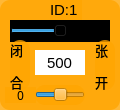
    <widget class="QWidget" name="widget_id1" native="true">
     <property name="geometry">
      <rect>
       <x>40</x>
       <y>55</y>
       <width>120</width>
       <height>110</height>
      </rect>
     </property>
     <property name="styleSheet">
      <string notr="true">background-color: rgb(255, 165, 0, 200);
border-radius:10px;</string>
     </property>
     <widget class="QLabel" name="label_ID1">
      <property name="geometry">
       <rect>
        <x>50</x>
        <y>0</y>
        <width>32</width>
        <height>20</height>
       </rect>
      </property>
      <property name="font">
       <font>
        <family>Arial</family>
        <pointsize>11</pointsize>
       </font>
      </property>
      <property name="styleSheet">
       <string notr="true">background-color: rgb(255, 255, 255， 0);
border-radius:0px;</string>
      </property>
      <property name="text">
       <string>ID:1</string>
      </property>
     </widget>
     <widget class="QSlider" name="horizontalSlider_1">
      <property name="geometry">
       <rect>
        <x>10</x>
        <y>20</y>
        <width>100</width>
        <height>22</height>
       </rect>
      </property>
      <property name="autoFillBackground">
       <bool>false</bool>
      </property>
      <property name="styleSheet">
       <string notr="true">background-color: rgb(0, 0, 0);
border-radius:0px;</string>
      </property>
      <property name="minimum">
       <number>0</number>
      </property>
      <property name="maximum">
       <number>1000</number>
      </property>
      <property name="pageStep">
       <number>1</number>
      </property>
      <property name="value">
       <number>500</number>
      </property>
      <property name="orientation">
       <enum>Qt::Horizontal</enum>
      </property>
     </widget>
     <widget class="QLineEdit" name="lineEdit_1">
      <property name="geometry">
       <rect>
        <x>35</x>
        <y>50</y>
        <width>50</width>
        <height>25</height>
       </rect>
      </property>
      <property name="sizePolicy">
       <sizepolicy hsizetype="Fixed" vsizetype="Fixed">
        <horstretch>0</horstretch>
        <verstretch>0</verstretch>
       </sizepolicy>
      </property>
      <property name="font">
       <font>
        <family>Arial</family>
        <pointsize>11</pointsize>
       </font>
      </property>
      <property name="autoFillBackground">
       <bool>false</bool>
      </property>
      <property name="styleSheet">
       <string notr="true">background-color: rgb(255, 255, 255);
border-radius:0px;</string>
      </property>
      <property name="text">
       <string>500</string>
      </property>
      <property name="maxLength">
       <number>1000</number>
      </property>
      <property name="alignment">
       <set>Qt::AlignCenter</set>
      </property>
      <property name="readOnly">
       <bool>true</bool>
      </property>
     </widget>
     <widget class="QSlider" name="horizontalSlider_11">
      <property name="geometry">
       <rect>
        <x>35</x>
        <y>85</y>
        <width>50</width>
        <height>20</height>
       </rect>
      </property>
      <property name="styleSheet">
       <string notr="true">background-color: rgb(255, 255, 255， 0);</string>
      </property>
      <property name="minimum">
       <number>-125</number>
      </property>
      <property name="maximum">
       <number>125</number>
      </property>
      <property name="pageStep">
       <number>1</number>
      </property>
      <property name="orientation">
       <enum>Qt::Horizontal</enum>
      </property>
     </widget>
     <widget class="QLabel" name="label_d1">
      <property name="geometry">
       <rect>
        <x>5</x>
        <y>87</y>
        <width>31</width>
        <height>16</height>
       </rect>
      </property>
      <property name="font">
       <font>
        <family>黑体</family>
       </font>
      </property>
      <property name="styleSheet">
       <string notr="true">background-color: rgb(255, 255, 255， 0);</string>
      </property>
      <property name="text">
       <string>0</string>
      </property>
      <property name="alignment">
       <set>Qt::AlignCenter</set>
      </property>
     </widget>
     <widget class="QLabel" name="label_2">
      <property name="geometry">
       <rect>
        <x>10</x>
        <y>40</y>
        <width>20</width>
        <height>50</height>
       </rect>
      </property>
      <property name="font">
       <font>
        <family>黑体</family>
        <pointsize>10</pointsize>
       </font>
      </property>
      <property name="styleSheet">
       <string notr="true">background-color: rgb(255, 255, 255， 0);</string>
      </property>
      <property name="text">
       <string>&lt;html&gt;&lt;head/&gt;&lt;body&gt;&lt;p align=&quot;justify&quot;&gt;闭&lt;/p&gt;&lt;p align=&quot;justify&quot;&gt;合&lt;/p&gt;&lt;/body&gt;&lt;/html&gt;</string>
      </property>
     </widget>
     <widget class="QLabel" name="label_3">
      <property name="geometry">
       <rect>
        <x>95</x>
        <y>40</y>
        <width>20</width>
        <height>50</height>
       </rect>
      </property>
      <property name="font">
       <font>
        <family>黑体</family>
        <pointsize>10</pointsize>
       </font>
      </property>
      <property name="styleSheet">
       <string notr="true">background-color: rgb(255, 255, 255， 0);</string>
      </property>
      <property name="text">
       <string>&lt;html&gt;&lt;head/&gt;&lt;body&gt;&lt;p align=&quot;justify&quot;&gt;张&lt;/p&gt;&lt;p align=&quot;justify&quot;&gt;开&lt;/p&gt;&lt;/body&gt;&lt;/html&gt;</string>
      </property>
     </widget>
    </widget>
